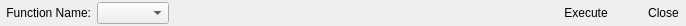
<?xml version="1.0" encoding="UTF-8"?>
<ui version="4.0">
 <class>Gui::APIExecutorWidget</class>
 <widget class="QWidget" name="Gui::APIExecutorWidget">
  <property name="geometry">
   <rect>
    <x>0</x>
    <y>0</y>
    <width>686</width>
    <height>26</height>
   </rect>
  </property>
  <property name="layoutDirection">
   <enum>Qt::LeftToRight</enum>
  </property>
  <layout class="QHBoxLayout" name="horizontalLayout">
   <property name="leftMargin">
    <number>6</number>
   </property>
   <property name="topMargin">
    <number>1</number>
   </property>
   <property name="rightMargin">
    <number>0</number>
   </property>
   <property name="bottomMargin">
    <number>1</number>
   </property>
   <item>
    <widget class="QLabel" name="label">
     <property name="maximumSize">
      <size>
       <width>167</width>
       <height>16777215</height>
      </size>
     </property>
     <property name="layoutDirection">
      <enum>Qt::RightToLeft</enum>
     </property>
     <property name="text">
      <string>Function Name:</string>
     </property>
     <property name="alignment">
      <set>Qt::AlignRight|Qt::AlignTrailing|Qt::AlignVCenter</set>
     </property>
    </widget>
   </item>
   <item>
    <widget class="QComboBox" name="apiComboBox">
     <property name="maximumSize">
      <size>
       <width>167</width>
       <height>16777215</height>
      </size>
     </property>
     <property name="toolTip">
      <string>&lt;html&gt;&lt;head/&gt;&lt;body&gt;&lt;p&gt;API&lt;/p&gt;&lt;/body&gt;&lt;/html&gt;</string>
     </property>
     <property name="whatsThis">
      <string>&lt;html&gt;&lt;head/&gt;&lt;body&gt;&lt;p&gt;API:&lt;/p&gt;&lt;/body&gt;&lt;/html&gt;</string>
     </property>
    </widget>
   </item>
   <item>
    <layout class="QHBoxLayout" name="layout"/>
   </item>
   <item>
    <spacer name="horizontalSpacer_2">
     <property name="orientation">
      <enum>Qt::Horizontal</enum>
     </property>
     <property name="sizeHint" stdset="0">
      <size>
       <width>40</width>
       <height>20</height>
      </size>
     </property>
    </spacer>
   </item>
   <item>
    <widget class="QToolButton" name="executeButton">
     <property name="maximumSize">
      <size>
       <width>167</width>
       <height>16777215</height>
      </size>
     </property>
     <property name="text">
      <string>Execute</string>
     </property>
     <property name="autoRaise">
      <bool>true</bool>
     </property>
    </widget>
   </item>
   <item>
    <spacer name="horizontalSpacer">
     <property name="orientation">
      <enum>Qt::Horizontal</enum>
     </property>
     <property name="sizeType">
      <enum>QSizePolicy::Fixed</enum>
     </property>
     <property name="sizeHint" stdset="0">
      <size>
       <width>20</width>
       <height>20</height>
      </size>
     </property>
    </spacer>
   </item>
   <item>
    <widget class="QToolButton" name="closeButton">
     <property name="text">
      <string>Close</string>
     </property>
     <property name="autoRaise">
      <bool>true</bool>
     </property>
    </widget>
   </item>
  </layout>
 </widget>
 <tabstops>
  <tabstop>apiComboBox</tabstop>
  <tabstop>executeButton</tabstop>
  <tabstop>closeButton</tabstop>
 </tabstops>
 <resources/>
 <connections/>
 <slots>
  <slot>onExecuteButtonClicked()</slot>
  <slot>populateArgumentList()</slot>
 </slots>
</ui>
